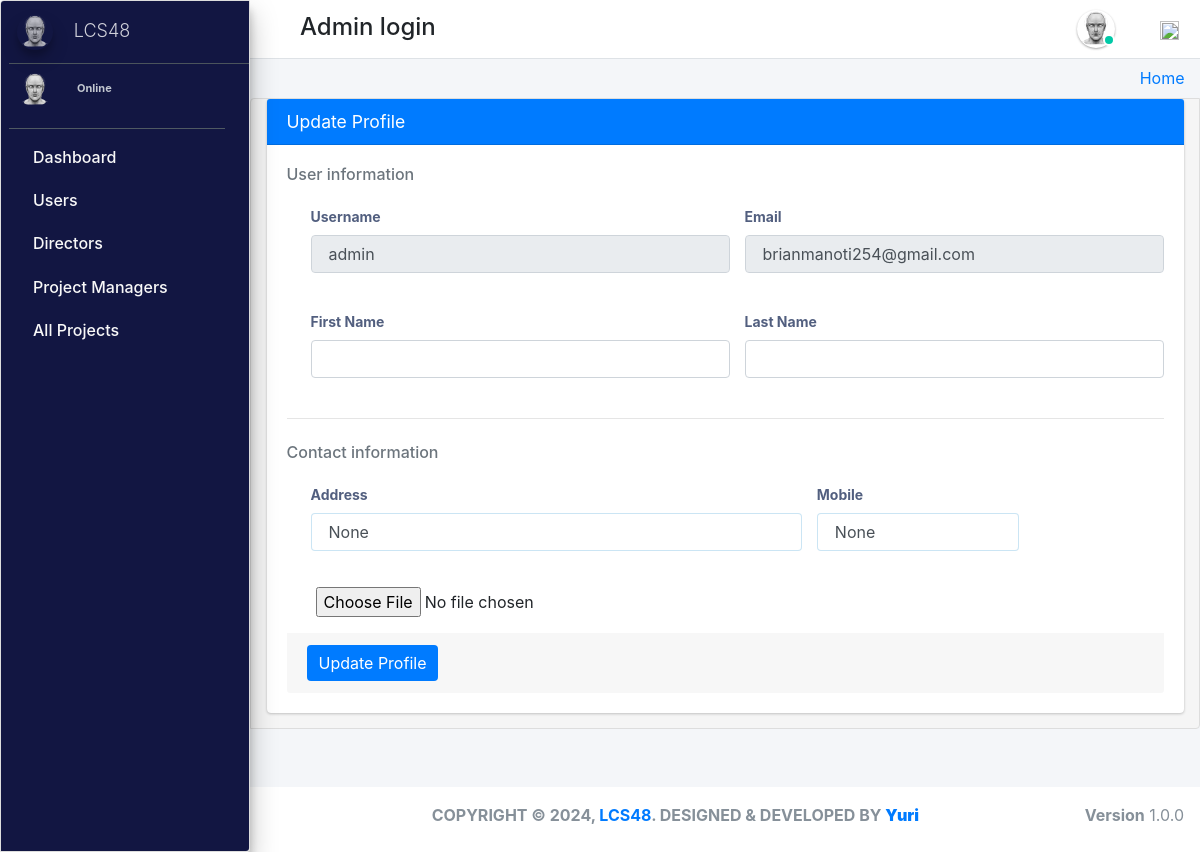
/admin_user/hod_profile/editAdmin_profile/ (signed in), run on the app's committed database.
### pharmacy/models.py (models this page shows, shortened)
class CustomUser(AbstractUser):
    user_type_data = ((1, "AdminHOD"), (2, "Pharmacist"), (3, "Doctor"), (4, "PharmacyClerk"),(5, "Patients"))
    user_type = models.CharField(default=1, choices=user_type_data, max_length=10)

class AdminHOD(models.Model):
    gender_category=(
        ('Male','Male'),
        ('Female','Female'),
    )
    admin = models.OneToOneField(CustomUser,null=True, on_delete = models.CASCADE)
    emp_no= models.CharField(max_length=100,null=True,blank=True)
    gender=models.CharField(max_length=100,null=True,choices=gender_category)
    mobile=models.CharField(max_length=10,null=True,blank=True)
    address=models.CharField(max_length=300,null=True,blank=True)
    profile_pic=models.ImageField(default="admin.png",null=True,blank=True)
    created_at = models.DateTimeField(auto_now_add=True)
    updated_at = models.DateTimeField(auto_now=True)
    date_employed=models.DateTimeField(auto_now_add=True, auto_now=False)
    objects = models.Manager()

### pharmacy/HODViews.py (the view, shortened to what this page needs)
# urls.py: path('admin_user/hod_profile/editAdmin_profile/',HODViews.editAdmin,name='edit-admin'),
def editAdmin(request):
    customuser=CustomUser.objects.get(id=request.user.id)
    staff=AdminHOD.objects.get(admin=customuser.id)
    form=HodForm()
    context={
        "form":form,
        "staff":staff,
        "user":customuser
    }
    return render(request,'hod_templates/edit-profile.html',context)

### pharmacy/forms.py
class HodForm(ModelForm):
    class Meta:
        model=AdminHOD
        fields='__all__'
        exclude=['admin','gender','mobile','address']

### pharmacy/LoginCheckMiddleWare.py (called while the page is built, shortened)
    def process_view(self, request, view_func, view_args, view_kwargs):
        modulename = view_func.__module__
        user = request.user
        if user.is_authenticated:
            if user.user_type == "1":
                if modulename == "pharmacy.HODViews":
                    pass
                elif modulename == "":
                    pass
                elif modulename == "pharmacy.views" or modulename == "django.views.static":
                    pass
                else:
                    pass
            else:
                return redirect("login")
        else:
            if request.path == reverse("login"):
                pass
            else:
                return redirect("login")

### pharmacy/templates/hod_templates/edit-profile.html (shortened to what this page needs)
{% extends 'hod_templates/base_template.html'%} {% block main_content %}
<div class="content">
    <div class="col-md-12">
        <div class="card card-primary">
            <div class="card-header">
                <h3 class="card-title">Update Profile</h3>
            </div>
            <form action="" method="post" action="{% url 'hod_profile' %}" enctype="multipart/form-data">
                <div class="card-body">
                    <h6 class="heading-small text-muted ">User information</h6>
                    <div class="pl-lg-4">
                        <div class="row">
                            <div class="col-lg-6">
                                <div class="form-group">
                                    <label class="form-control-label">Username</label>
                                    <input type="text" class="form-control" name="username" value="{{ user.username }}" disabled="disabled">
                                </div>
                            </div>
                            <div class="col-lg-6">
                                <div class="form-group">
                                    <label class="form-control-label">Email </label>
                                    <input type="text" class="form-control" name="email" value="{{ user.email }}" disabled="disabled">
                                </div>
                            </div>
                        </div>
                        <div class="row">
                            <div class="col-lg-6">
                                <div class="form-group">
                                    <label class="form-control-label">First Name </label>
                                    <input type="text" class="form-control" name="first_name" value="{{ user.first_name }}">
                                </div>
                            </div>
                            <div class="col-lg-6">
                                <div class="form-group">
                                    <label class="form-control-label">Last Name </label>
                                    <input type="text" class="form-control" name="last_name" value="{{ user.last_name }}">
                                </div>
                            </div>
                        </div>
                    </div>
                    <hr class="my-4">
                    <h6 class="heading-small text-muted mb-1">Contact information</h6>
                    <div class="pl-lg-4">
                        <div class="row">
                            <div class="col-md-7">
                                <div class="form-group focused">
                                    <label class="form-control-label" for="input-address">Address</label>
                                    <input class="form-control" placeholder="Home Address" name="address" type="text" value="{{staff.address}}">
                                </div>
                            </div>
                            <div class="col-lg-3">
                                <div class="form-group focused">
                                    <label class="form-control-label" for="input-city">Mobile</label>
                                    <input type="text" id="input-city" name="mobile" class="form-control" placeholder="City" value="{{staff.mobile}}">
                                </div>
                            </div>
                        </div>
                        <div class="row">
                            <div class="col-md-12">
                                <input type="file" name="profile_pic" accept="image/*" id="id_profile_pic">
                            </div>
                        </div>
                    </div>
                    <div class="card-footer mt-3">
                        <button type="submit" class="btn btn-primary">Update Profile</button>
                    </div>
                </div>
            </form>
        </div>
    </div>
</div>
{% endblock %}

### pharmacy/templates/hod_templates/base_template.html (shortened to what this page needs)
{% extends 'base_file.html' %} {% block htm %}
<body class="hold-transition sidebar-mini layout-fixed">
    <div class="wrapper">
        <nav class="main-header navbar navbar-expand navbar-white navbar-light">
            <ul class="navbar-nav">
                <li class="nav-item">
                    <a class="nav-link" data-widget="pushmenu" href="#" role="button"></a>
                </li>
            </ul>
            <h4 style="margin-left: 10px; margin-top: 5px;">Admin login </h4>
            <ul class="navbar-nav ml-auto">
                <li class="mx-3">
                    <a href="#" class="sm-submenu-with-image a">
                        <img src="{{request.user.adminhod.profile_pic.url}}" class="img-circle elevation-1" width="38" height="38" alt="">
                        <span class="avatar-status avatar-sm-status avatar-status-success"></span>
                    </a>
                </li>
                <li class="nav-item dropdown ml-3 low">
                    <a href="#" class="btn btn-outlined btn-black text-muted bg-transparent " data-toggle="dropdown" aria-expanded="false" data-wow-delay="0.7s"><img src="https://img.icons8.com/ios/50/000000/settings.png" width="19" height="19">
                    </a>
                </li>
            </ul>
        </nav>
        {% include 'hod_templates/sidebar.html'%}
        <div class="content-wrapper">
            <div class="content-header">
                <div class="container-fluid">
                    <div class="row ">
                        <div class="col-sm-6">
                        </div>
                        <div class="col-sm-6 ">
                            <ol class="breadcrumb float-sm-right">
                                <li class="breadcrumb-item"><a href="">Home</a></li>
                            </ol>
                        </div>
                    </div>
                </div>
            </div>
            {% block main_content %} {% endblock main_content %}
        </div>
        {% include 'hod_templates/footer.html'%}
    </div>
    {% endblock htm %}

### pharmacy/templates/hod_templates/sidebar.html (shortened to what this page needs)
<aside class="main-sidebar sidebar-dark-primary elevation-4">
    <a href="" class="brand-link ml-2">
        <img src="{{request.user.adminhod.profile_pic.url}}" alt="" width="36" height="36" class=" img-circle elevation-3" style="opacity: .8">
        <span class="brand-text font-weight-light mt-1 ml-3 mmust">LCS48</span>
    </a>
    <div class="sidebar">
        <div class="user-panel mr-3">
            <div class="pull-left image sm-submenu-with-image a ml-2 ">
                <img src="{{request.user.adminhod.profile_pic.url}}" class="img-circle mt-2" width="36" height="36" alt="User Image">
            </div>
            <div class="pull-left info">
                <a href="#"> Online</a>
            </div>
        </div>
        <nav class="mt-2">
            <ul class="nav nav-pills nav-sidebar flex-column" data-widget="treeview" role="menu" data-accordion="false">
                <li class="nav-item">
                    <a href="{% url  'admin_dashboard' %}" class="nav-link">
                        <p>
                            Dashboard
                        </p>
                    </a>
                </li>
                <li class="nav-item">
                    <a href="#" class="nav-link">
                        <p>
                            Users
                        </p>
                    </a>
                </li>
                <li class="nav-item">
                    <a href="#" class="nav-link">
                        <p>
                            Directors
                        </p>
                    </a>
                </li>
                <li class="nav-item">
                    <a href="#" class="nav-link">
                        <p>
                            Project Managers
                        </p>
                    </a>
                </li>
                <li class="nav-item">
                    <a href="#" class="nav-link">
                        <p>
                            All Projects
                        </p>
                    </a>
                </li>
            </ul>
        </nav>
    </div>
</aside>

### static/css/main.css (style rules this page uses)
html { font-family: sans-serif; line-height: 1.15; -webkit-text-size-adjust: 100%; -webkit-tap-highlight-color: transparent; }
body { overflow-y: hidden; overflow-x: hidden; font-family: -apple-system, BlinkMacSystemFont, "Segoe UI", Roboto, "Helvetica Neue", Arial, "Noto Sans", sans-serif, "Apple Color Emoji", "Segoe UI Emoji", "Segoe UI Symbol", "Noto Color Emoji" !important; }
.content { background-color: #f5f5f5; border: 1px solid #dddddd; border-radius: 4px 0px 4px 0px; left: -1px; padding: 10px 7px 5px; }
.main-sidebar { background: #ffffff; border: 1px solid #dddddd; border-radius: 4px 0px 4px 0px; font-weight: bold; }
.content { height: 75vh; overflow-y: scroll; overflow-x: hidden; }
.content .row { margin-top: 20px !important; }
.main-sidebar { background-color: #121642 !important; color: white !important; }
.main-sidebar p { color: #f8f8f8 !important; font-weight: 500 !important }
.btn-primary { outline: none !important; border: none !important; }
.avatar-status { position: absolute; bottom: 12px; right: 75.4px; display: -ms-inline-flexbox; display: inline-flex; -ms-flex-negative: 0; flex-shrink: 0; -ms-flex-pack: center; justify-content: center; -ms-flex-align: center; align-items: center; white-space: nowrap; text-align: center; vertical-align: baseline; font-weight: 600; border: .125rem solid #fff; width: 12px; height: 12px; line-height: 1; font-size: .71094rem; border-radius: 50%; }
.avatar-status-success { color: #fff; background-color: #00c9a7; }
.pull-left { float: left; }
.pull-left { float: left!important; }
.user-panel>.info { padding: 5px 5px 5px 15px; line-height: 1; position: absolute; left: 55px; }
p { margin: 0 0 10px; }
.user-panel { padding-bottom: 20px; }
.user-panel:after { clear: both; }
.user-panel:before, .user-panel:after { content: " "; display: table; }
.user-panel>.info>a { text-decoration: none; padding-right: 5px; margin-top: 3px; font-size: 11px; overflow: hidden; white-space: nowrap; }
.mmust { overflow: hidden; white-space: nowrap; font-size: 18px; }
.mb-4, .my-4 { margin-bottom: 1rem !important; }
.container-fluid { width: 100%; padding-right: 15px; padding-left: 15px; margin-right: auto; margin-left: auto; }
.row { display: flex; flex-wrap: wrap; margin-right: -15px; margin-left: -15px; }
.mt-3, .my-3 { margin-top: .75rem !important; }
input { text-indent: 5px !important; }
input::placeholder { text-indent: 5px !important; }
.img-circle { border-radius: 50%; }
.content-wrapper .content-header { padding: 5px 0.5rem !important; }

### static/css/profile.css (style rules this page uses)
li { list-style-type: none ! }
.form-control-label { font-size: .875rem; font-weight: 600; color: #525f7f; }
.form-control { font-size: .875rem; }
.focused .form-control { border-color: rgba(50, 151, 211, .25); }
.navbar-nav span { color: #525f7f !important; margin-right: 10px !important; }
body { font-family: 'Rubik', sans-serif; height: 100% !important; }
input { text-indent: 5px !important; }
input::placeholder { text-indent: 5px !important; }

### data on the page
CustomUser: user.adminhod.profile_pic (picture), username "admin", email "brianmanoti254@gmail.com"
AdminHOD: address "None", mobile "None"
